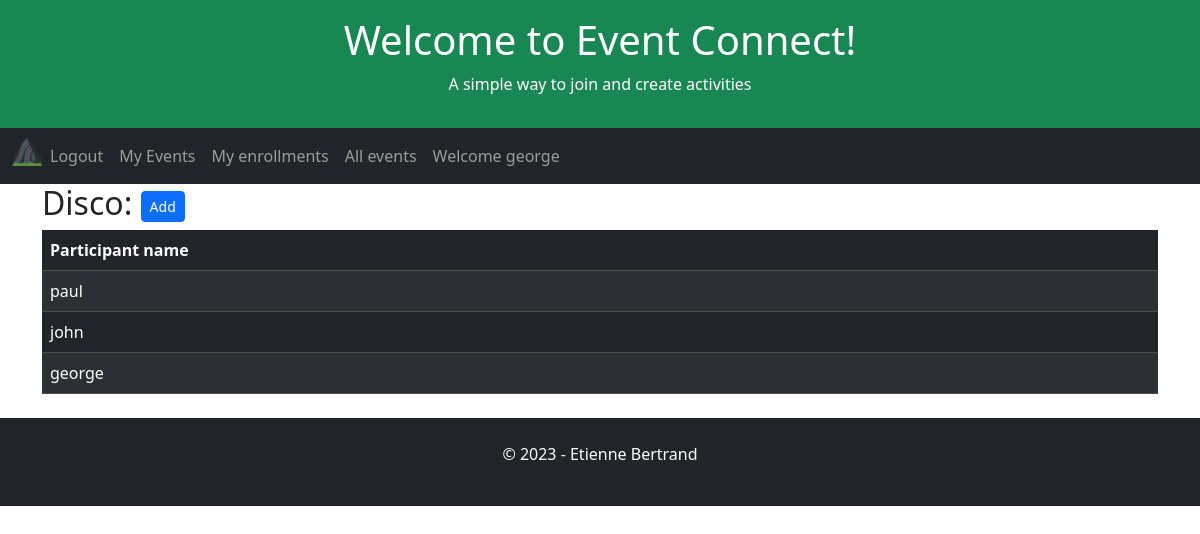
Page /event-enrollment/6 (signed in) on the committed database.
### app/models.py (models this page shows, shortened)
class User(UserMixin, db.Model):
    id = db.Column(db.Integer, primary_key=True)
    username = db.Column(db.String(64), index=True, unique=True)
    email = db.Column(db.String(120), index=True, unique=True)
    password_hash = db.Column(db.String(128))

class Event(db.Model):
    id = db.Column(db.Integer, primary_key=True)
    user_id = db.Column(db.Integer, db.ForeignKey('user.id', name='fk_event_user'), nullable=False)
    title = db.Column(db.String(255), nullable=False)
    date = db.Column(db.DateTime, index=True, default=datetime.utcnow)

class Enrollment(db.Model):
    id = db.Column(db.Integer, primary_key=True)
    user_id = db.Column(db.Integer, db.ForeignKey('user.id', name='fk_enrollment_user'), nullable=False)
    event_id = db.Column(db.Integer, db.ForeignKey('event.id', name='fk_enrollment_event'), nullable=False)
    date = db.Column(db.DateTime, index=True, default=datetime.utcnow)

### app/routes.py (the view)
@app.route('/event-enrollment', methods=['GET'])
@app.route('/event-enrollment/<event_id>', methods=['GET'])
@login_required
def eventEnrollments(event_id=0):
    global appName, appSlogan, appTitle, db
    eventEnrollments = db.session.query(
        Enrollment.id,
        Event.title,
        Event.date,
        User.username.label('enroller'),
    ).outerjoin(User, User.id == Enrollment.user_id
    ).outerjoin(Event, Enrollment.event_id == Event.id
    ).filter(Event.id == event_id
    ).all()
    eventTitle = eventEnrollments[0].title
    return render_template(
        'event-enrollments.html',
        appName=appName,
        appTitle=appTitle,
        appSlogan=appSlogan,
        eventTitle=eventTitle,
        eventEnrollments=eventEnrollments,
        )

### app/models.py (called while the page is built)
@login.user_loader
def load_user(id):
    return User.query.get(int(id))

### app/templates/event-enrollments.html
{% extends "home.html" %}
{% block content %}
    <h2>{{ eventTitle }}: <button type="button" class="btn btn-primary btn-sm">Add</button></h2>
        <table class="table table-dark table-hover table-striped table-responsive-sm">
            <thead>
            <tr>
                <th>Participant name</th>
            </tr>
            </thead>
            <tbody>
                {% for enrollment in eventEnrollments %}
                    <tr>
                        <td>{{ enrollment.enroller }}</td>
                    </tr>
                {% endfor %}
            </tbody>
        </table>
{% endblock %}

### app/templates/home.html (shortened to what this page needs)
<!DOCTYPE html>
<html lang="en">
<head>
    <link href="https://cdn.jsdelivr.net/npm/bootstrap@5.3.2/dist/css/bootstrap.min.css" rel="stylesheet">
</head>
<body>
    <div class="p-3 bg-success text-white text-center">
    {% if appTitle %}
        <h1>{{ appTitle }}</h1>
        {% else %}
        <h1>hard coded appTitle xyz</h1>
    {% endif %}
    {% if appSlogan %}
        <p>{{ appSlogan }}</p>
        {% else %}
        <p>hard coded appSlogan xyz</p>
    {% endif %}
    </div>
    <nav class="navbar navbar-expand-lg bg-dark navbar-dark">
        <div class="container-fluid">
            <div class="collapse navbar-collapse" id="navbarNav">
            <ul class="navbar-nav">
                <li class="nav-item">
                    <a class="nav-brand" href="{{ url_for('index') }}">
                        <img src="{{ url_for('static', filename='/favicon_io/favicon-32x32.png') }}" width="30" height="30" alt="">
                    </a>
                </li>
                {% if current_user.is_anonymous %}
                <li class="nav-item">
                <a class="nav-link" href="{{ url_for('login') }}">Login</a>
                </li>
                <li class="nav-item">
                    <a class="nav-link" href="{{ url_for('register') }}">Subscribe</a>
                </li>
                {% else %}
                <li class="nav-item">
                    <a class="nav-link" href="{{ url_for('logout') }}">Logout</a>
                </li>
                <li class="nav-item">
                    <a class="nav-link" href="{{ url_for('userEvents') }}">My Events</a>
                </li>
                <li class="nav-item">
                    <a class="nav-link" href="{{ url_for('userEnrollments') }}">My enrollments</a>
                <li class="nav-item">
                    <a class="nav-link" href="{{ url_for('allEvents') }}">All events</a>
                </li>
                <li class="nav-item">
                    <a class="nav-link" href="{{ url_for('index') }}">Welcome {{ current_user.username }}</a>
                </li>
                {% endif %}
            </ul>
            </div>
        </div>
    </nav>
    <div class="container">
        {% block content %}{% endblock %}
    </div>
    <div class="mt-4 p-4 bg-dark text-white text-center">
    <p>© 2023 - Etienne Bertrand</p>
    </div>
</body>
</html>

### rows in the picture
User: username "george"
Event: title "Disco"
Enrollment: enroller "paul"
Enrollment: enroller "john"
Enrollment: enroller "george"

### other values in the picture
{{ appTitle }} "Welcome to Event Connect!"
{{ appSlogan }} "A simple way to join and create activities"
